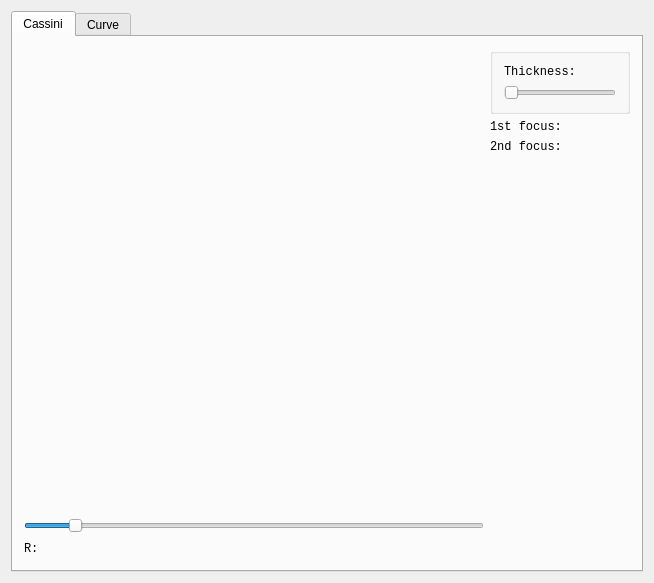
<?xml version="1.0" encoding="UTF-8"?>
<ui version="4.0">
 <class>MainWindow</class>
 <widget class="QMainWindow" name="MainWindow">
  <property name="geometry">
   <rect>
    <x>0</x>
    <y>0</y>
    <width>654</width>
    <height>583</height>
   </rect>
  </property>
  <property name="windowTitle">
   <string>FIT0201CHERESHNEV_Plotter</string>
  </property>
  <widget class="QWidget" name="centralWidget">
   <layout class="QGridLayout" name="gridLayout">
    <item row="0" column="0">
     <widget class="QTabWidget" name="tabWidget">
      <property name="sizePolicy">
       <sizepolicy hsizetype="Expanding" vsizetype="Expanding">
        <horstretch>0</horstretch>
        <verstretch>0</verstretch>
       </sizepolicy>
      </property>
      <property name="currentIndex">
       <number>0</number>
      </property>
      <widget class="QWidget" name="cassiniTabPage">
       <attribute name="title">
        <string>Cassini</string>
       </attribute>
       <layout class="QGridLayout" name="gridLayout_2">
        <item row="0" column="4">
         <layout class="QHBoxLayout" name="horizontalLayout">
          <item>
           <layout class="QVBoxLayout" name="verticalLayout" stretch="1,0,0">
            <item>
             <widget class="CassiniWidget" name="cassiniWidget" native="true">
              <property name="autoFillBackground">
               <bool>false</bool>
              </property>
              <property name="styleSheet">
               <string notr="true"/>
              </property>
             </widget>
            </item>
            <item>
             <widget class="QSlider" name="horizontalSlider">
              <property name="minimum">
               <number>1</number>
              </property>
              <property name="maximum">
               <number>100000</number>
              </property>
              <property name="value">
               <number>10000</number>
              </property>
              <property name="orientation">
               <enum>Qt::Horizontal</enum>
              </property>
             </widget>
            </item>
            <item>
             <layout class="QHBoxLayout" name="horizontalLayout_7">
              <item>
               <widget class="QLabel" name="label_7">
                <property name="sizePolicy">
                 <sizepolicy hsizetype="Maximum" vsizetype="Preferred">
                  <horstretch>0</horstretch>
                  <verstretch>0</verstretch>
                 </sizepolicy>
                </property>
                <property name="font">
                 <font>
                  <family>Consolas</family>
                  <pointsize>9</pointsize>
                 </font>
                </property>
                <property name="text">
                 <string>R:</string>
                </property>
               </widget>
              </item>
              <item>
               <widget class="QLabel" name="rLabel">
                <property name="sizePolicy">
                 <sizepolicy hsizetype="Maximum" vsizetype="Preferred">
                  <horstretch>0</horstretch>
                  <verstretch>0</verstretch>
                 </sizepolicy>
                </property>
                <property name="minimumSize">
                 <size>
                  <width>50</width>
                  <height>0</height>
                 </size>
                </property>
                <property name="font">
                 <font>
                  <family>Consolas</family>
                  <pointsize>9</pointsize>
                 </font>
                </property>
                <property name="text">
                 <string/>
                </property>
               </widget>
              </item>
              <item>
               <spacer name="horizontalSpacer">
                <property name="orientation">
                 <enum>Qt::Horizontal</enum>
                </property>
                <property name="sizeHint" stdset="0">
                 <size>
                  <width>40</width>
                  <height>20</height>
                 </size>
                </property>
               </spacer>
              </item>
             </layout>
            </item>
           </layout>
          </item>
         </layout>
        </item>
        <item row="0" column="5">
         <layout class="QVBoxLayout" name="verticalLayout_2">
          <item>
           <widget class="QGroupBox" name="groupBox1">
            <property name="sizePolicy">
             <sizepolicy hsizetype="Minimum" vsizetype="Preferred">
              <horstretch>0</horstretch>
              <verstretch>0</verstretch>
             </sizepolicy>
            </property>
            <property name="minimumSize">
             <size>
              <width>140</width>
              <height>0</height>
             </size>
            </property>
            <property name="title">
             <string/>
            </property>
            <layout class="QVBoxLayout" name="verticalLayout_5">
             <item>
              <layout class="QHBoxLayout" name="horizontalLayout_9">
               <item>
                <widget class="QLabel" name="label_8">
                 <property name="font">
                  <font>
                   <family>Consolas</family>
                   <pointsize>9</pointsize>
                  </font>
                 </property>
                 <property name="text">
                  <string>Thickness:</string>
                 </property>
                </widget>
               </item>
               <item>
                <widget class="QLabel" name="thicknessLabel_2">
                 <property name="sizePolicy">
                  <sizepolicy hsizetype="Minimum" vsizetype="Preferred">
                   <horstretch>0</horstretch>
                   <verstretch>0</verstretch>
                  </sizepolicy>
                 </property>
                 <property name="font">
                  <font>
                   <family>Consolas</family>
                   <pointsize>9</pointsize>
                  </font>
                 </property>
                 <property name="text">
                  <string/>
                 </property>
                </widget>
               </item>
              </layout>
             </item>
             <item>
              <widget class="QSlider" name="horizontalSlider_3">
               <property name="sizePolicy">
                <sizepolicy hsizetype="Minimum" vsizetype="Fixed">
                 <horstretch>0</horstretch>
                 <verstretch>0</verstretch>
                </sizepolicy>
               </property>
               <property name="minimum">
                <number>1</number>
               </property>
               <property name="maximum">
                <number>20</number>
               </property>
               <property name="value">
                <number>1</number>
               </property>
               <property name="orientation">
                <enum>Qt::Horizontal</enum>
               </property>
              </widget>
             </item>
            </layout>
           </widget>
          </item>
          <item>
           <layout class="QHBoxLayout" name="horizontalLayout_5">
            <item>
             <widget class="QLabel" name="label">
              <property name="font">
               <font>
                <family>Consolas</family>
                <pointsize>9</pointsize>
               </font>
              </property>
              <property name="text">
               <string>1st focus:</string>
              </property>
             </widget>
            </item>
            <item>
             <widget class="QLabel" name="focus0Label">
              <property name="sizePolicy">
               <sizepolicy hsizetype="Minimum" vsizetype="Preferred">
                <horstretch>0</horstretch>
                <verstretch>0</verstretch>
               </sizepolicy>
              </property>
              <property name="minimumSize">
               <size>
                <width>50</width>
                <height>0</height>
               </size>
              </property>
              <property name="font">
               <font>
                <family>Consolas</family>
                <pointsize>9</pointsize>
               </font>
              </property>
              <property name="text">
               <string/>
              </property>
             </widget>
            </item>
           </layout>
          </item>
          <item>
           <layout class="QHBoxLayout" name="horizontalLayout_6">
            <item>
             <widget class="QLabel" name="label_3">
              <property name="font">
               <font>
                <family>Consolas</family>
                <pointsize>9</pointsize>
               </font>
              </property>
              <property name="text">
               <string>2nd focus:</string>
              </property>
             </widget>
            </item>
            <item>
             <widget class="QLabel" name="focus1Label">
              <property name="sizePolicy">
               <sizepolicy hsizetype="Minimum" vsizetype="Preferred">
                <horstretch>0</horstretch>
                <verstretch>0</verstretch>
               </sizepolicy>
              </property>
              <property name="minimumSize">
               <size>
                <width>50</width>
                <height>0</height>
               </size>
              </property>
              <property name="font">
               <font>
                <family>Consolas</family>
                <pointsize>9</pointsize>
               </font>
              </property>
              <property name="text">
               <string/>
              </property>
              <property name="textFormat">
               <enum>Qt::AutoText</enum>
              </property>
             </widget>
            </item>
           </layout>
          </item>
          <item>
           <spacer name="verticalSpacer_2">
            <property name="orientation">
             <enum>Qt::Vertical</enum>
            </property>
            <property name="sizeHint" stdset="0">
             <size>
              <width>20</width>
              <height>40</height>
             </size>
            </property>
           </spacer>
          </item>
         </layout>
        </item>
       </layout>
      </widget>
      <widget class="QWidget" name="curveTabPage">
       <attribute name="title">
        <string>Curve</string>
       </attribute>
       <layout class="QHBoxLayout" name="horizontalLayout_2" stretch="1,0">
        <item>
         <widget class="CurveWidget" name="curveWidget" native="true">
          <property name="styleSheet">
           <string notr="true"/>
          </property>
         </widget>
        </item>
        <item>
         <layout class="QVBoxLayout" name="verticalLayout_3">
          <property name="spacing">
           <number>10</number>
          </property>
          <item>
           <widget class="QGroupBox" name="groupBox">
            <property name="sizePolicy">
             <sizepolicy hsizetype="Minimum" vsizetype="Preferred">
              <horstretch>0</horstretch>
              <verstretch>0</verstretch>
             </sizepolicy>
            </property>
            <property name="minimumSize">
             <size>
              <width>140</width>
              <height>0</height>
             </size>
            </property>
            <property name="title">
             <string/>
            </property>
            <layout class="QVBoxLayout" name="verticalLayout_4">
             <item>
              <layout class="QHBoxLayout" name="horizontalLayout_3">
               <item>
                <widget class="QLabel" name="label_2">
                 <property name="font">
                  <font>
                   <family>Consolas</family>
                   <pointsize>9</pointsize>
                  </font>
                 </property>
                 <property name="text">
                  <string>Thickness:</string>
                 </property>
                </widget>
               </item>
               <item>
                <widget class="QLabel" name="thicknessLabel">
                 <property name="sizePolicy">
                  <sizepolicy hsizetype="Minimum" vsizetype="Preferred">
                   <horstretch>0</horstretch>
                   <verstretch>0</verstretch>
                  </sizepolicy>
                 </property>
                 <property name="font">
                  <font>
                   <family>Consolas</family>
                   <pointsize>9</pointsize>
                  </font>
                 </property>
                 <property name="text">
                  <string/>
                 </property>
                </widget>
               </item>
              </layout>
             </item>
             <item>
              <widget class="QSlider" name="horizontalSlider_2">
               <property name="sizePolicy">
                <sizepolicy hsizetype="Minimum" vsizetype="Fixed">
                 <horstretch>0</horstretch>
                 <verstretch>0</verstretch>
                </sizepolicy>
               </property>
               <property name="minimum">
                <number>1</number>
               </property>
               <property name="maximum">
                <number>20</number>
               </property>
               <property name="value">
                <number>1</number>
               </property>
               <property name="orientation">
                <enum>Qt::Horizontal</enum>
               </property>
              </widget>
             </item>
            </layout>
           </widget>
          </item>
          <item>
           <widget class="QCheckBox" name="antiAliasingCheckBox">
            <property name="sizePolicy">
             <sizepolicy hsizetype="Maximum" vsizetype="Fixed">
              <horstretch>0</horstretch>
              <verstretch>0</verstretch>
             </sizepolicy>
            </property>
            <property name="font">
             <font>
              <family>Consolas</family>
              <pointsize>9</pointsize>
             </font>
            </property>
            <property name="text">
             <string>Anti-aliasing</string>
            </property>
            <property name="checked">
             <bool>false</bool>
            </property>
           </widget>
          </item>
          <item>
           <layout class="QHBoxLayout" name="horizontalLayout_4">
            <item>
             <widget class="QLabel" name="label_4">
              <property name="font">
               <font>
                <family>Consolas</family>
                <pointsize>9</pointsize>
               </font>
              </property>
              <property name="text">
               <string>Unit length:</string>
              </property>
             </widget>
            </item>
            <item>
             <widget class="QLabel" name="unitLengthLabel">
              <property name="font">
               <font>
                <family>Consolas</family>
                <pointsize>9</pointsize>
               </font>
              </property>
              <property name="text">
               <string/>
              </property>
              <property name="alignment">
               <set>Qt::AlignRight|Qt::AlignTrailing|Qt::AlignVCenter</set>
              </property>
             </widget>
            </item>
           </layout>
          </item>
          <item>
           <layout class="QHBoxLayout" name="horizontalLayout_8">
            <item>
             <widget class="QLabel" name="label_6">
              <property name="sizePolicy">
               <sizepolicy hsizetype="Maximum" vsizetype="Preferred">
                <horstretch>0</horstretch>
                <verstretch>0</verstretch>
               </sizepolicy>
              </property>
              <property name="font">
               <font>
                <family>Consolas</family>
                <pointsize>9</pointsize>
               </font>
              </property>
              <property name="text">
               <string>Scale:</string>
              </property>
             </widget>
            </item>
            <item>
             <widget class="QLabel" name="label_5">
              <property name="font">
               <font>
                <family>Consolas</family>
                <pointsize>9</pointsize>
               </font>
              </property>
              <property name="text">
               <string>1 :</string>
              </property>
              <property name="alignment">
               <set>Qt::AlignRight|Qt::AlignTrailing|Qt::AlignVCenter</set>
              </property>
             </widget>
            </item>
           </layout>
          </item>
          <item>
           <widget class="QPushButton" name="pushButton_2">
            <property name="font">
             <font>
              <family>Consolas</family>
              <pointsize>9</pointsize>
             </font>
            </property>
            <property name="text">
             <string>Reset scale</string>
            </property>
           </widget>
          </item>
          <item>
           <spacer name="verticalSpacer">
            <property name="orientation">
             <enum>Qt::Vertical</enum>
            </property>
            <property name="sizeHint" stdset="0">
             <size>
              <width>20</width>
              <height>40</height>
             </size>
            </property>
           </spacer>
          </item>
         </layout>
        </item>
       </layout>
      </widget>
     </widget>
    </item>
   </layout>
  </widget>
  <widget class="QMenuBar" name="menuBar">
   <property name="geometry">
    <rect>
     <x>0</x>
     <y>0</y>
     <width>654</width>
     <height>21</height>
    </rect>
   </property>
  </widget>
 </widget>
 <layoutdefault spacing="6" margin="11"/>
 <customwidgets>
  <customwidget>
   <class>CassiniWidget</class>
   <extends>QWidget</extends>
   <header>cassiniwidget.h</header>
   <container>1</container>
   <slots>
    <signal>focus1Changed(QString)</signal>
    <signal>focus0Changed(QString)</signal>
    <signal>RChanged(QString)</signal>
    <signal>thicknessChanged(QString)</signal>
    <slot>updateR(int)</slot>
    <slot>updateThickness(int)</slot>
   </slots>
  </customwidget>
  <customwidget>
   <class>CurveWidget</class>
   <extends>QWidget</extends>
   <header>curvewidget.h</header>
   <container>1</container>
   <slots>
    <signal>unitLengthChanged(QString)</signal>
    <signal>thicknessChanged(QString)</signal>
    <signal>scaleChanged(QString)</signal>
    <slot>updateAntiAliasing(bool)</slot>
    <slot>updateThickness(int)</slot>
    <slot>resetScale()</slot>
   </slots>
  </customwidget>
 </customwidgets>
 <resources/>
 <connections>
  <connection>
   <sender>curveWidget</sender>
   <signal>unitLengthChanged(QString)</signal>
   <receiver>unitLengthLabel</receiver>
   <slot>setText(QString)</slot>
   <hints>
    <hint type="sourcelabel">
     <x>482</x>
     <y>184</y>
    </hint>
    <hint type="destinationlabel">
     <x>604</x>
     <y>170</y>
    </hint>
   </hints>
  </connection>
  <connection>
   <sender>antiAliasingCheckBox</sender>
   <signal>clicked(bool)</signal>
   <receiver>curveWidget</receiver>
   <slot>updateAntiAliasing(bool)</slot>
   <hints>
    <hint type="sourcelabel">
     <x>593</x>
     <y>137</y>
    </hint>
    <hint type="destinationlabel">
     <x>451</x>
     <y>131</y>
    </hint>
   </hints>
  </connection>
  <connection>
   <sender>horizontalSlider_2</sender>
   <signal>valueChanged(int)</signal>
   <receiver>curveWidget</receiver>
   <slot>updateThickness(int)</slot>
   <hints>
    <hint type="sourcelabel">
     <x>609</x>
     <y>101</y>
    </hint>
    <hint type="destinationlabel">
     <x>414</x>
     <y>100</y>
    </hint>
   </hints>
  </connection>
  <connection>
   <sender>curveWidget</sender>
   <signal>thicknessChanged(QString)</signal>
   <receiver>thicknessLabel</receiver>
   <slot>setText(QString)</slot>
   <hints>
    <hint type="sourcelabel">
     <x>518</x>
     <y>77</y>
    </hint>
    <hint type="destinationlabel">
     <x>615</x>
     <y>82</y>
    </hint>
   </hints>
  </connection>
  <connection>
   <sender>cassiniWidget</sender>
   <signal>focus0Changed(QString)</signal>
   <receiver>focus0Label</receiver>
   <slot>setText(QString)</slot>
   <hints>
    <hint type="sourcelabel">
     <x>166</x>
     <y>111</y>
    </hint>
    <hint type="destinationlabel">
     <x>604</x>
     <y>74</y>
    </hint>
   </hints>
  </connection>
  <connection>
   <sender>cassiniWidget</sender>
   <signal>focus1Changed(QString)</signal>
   <receiver>focus1Label</receiver>
   <slot>setText(QString)</slot>
   <hints>
    <hint type="sourcelabel">
     <x>411</x>
     <y>139</y>
    </hint>
    <hint type="destinationlabel">
     <x>610</x>
     <y>93</y>
    </hint>
   </hints>
  </connection>
  <connection>
   <sender>cassiniWidget</sender>
   <signal>RChanged(QString)</signal>
   <receiver>rLabel</receiver>
   <slot>setText(QString)</slot>
   <hints>
    <hint type="sourcelabel">
     <x>424</x>
     <y>175</y>
    </hint>
    <hint type="destinationlabel">
     <x>62</x>
     <y>546</y>
    </hint>
   </hints>
  </connection>
  <connection>
   <sender>horizontalSlider</sender>
   <signal>valueChanged(int)</signal>
   <receiver>cassiniWidget</receiver>
   <slot>updateR(int)</slot>
   <hints>
    <hint type="sourcelabel">
     <x>135</x>
     <y>527</y>
    </hint>
    <hint type="destinationlabel">
     <x>137</x>
     <y>237</y>
    </hint>
   </hints>
  </connection>
  <connection>
   <sender>pushButton_2</sender>
   <signal>clicked()</signal>
   <receiver>curveWidget</receiver>
   <slot>resetScale()</slot>
   <hints>
    <hint type="sourcelabel">
     <x>540</x>
     <y>215</y>
    </hint>
    <hint type="destinationlabel">
     <x>381</x>
     <y>308</y>
    </hint>
   </hints>
  </connection>
  <connection>
   <sender>curveWidget</sender>
   <signal>scaleChanged(QString)</signal>
   <receiver>label_5</receiver>
   <slot>setText(QString)</slot>
   <hints>
    <hint type="sourcelabel">
     <x>202</x>
     <y>124</y>
    </hint>
    <hint type="destinationlabel">
     <x>618</x>
     <y>189</y>
    </hint>
   </hints>
  </connection>
  <connection>
   <sender>cassiniWidget</sender>
   <signal>thicknessChanged(QString)</signal>
   <receiver>thicknessLabel_2</receiver>
   <slot>setText(QString)</slot>
   <hints>
    <hint type="sourcelabel">
     <x>245</x>
     <y>193</y>
    </hint>
    <hint type="destinationlabel">
     <x>615</x>
     <y>121</y>
    </hint>
   </hints>
  </connection>
  <connection>
   <sender>horizontalSlider_3</sender>
   <signal>valueChanged(int)</signal>
   <receiver>cassiniWidget</receiver>
   <slot>updateThickness(int)</slot>
   <hints>
    <hint type="sourcelabel">
     <x>574</x>
     <y>145</y>
    </hint>
    <hint type="destinationlabel">
     <x>369</x>
     <y>316</y>
    </hint>
   </hints>
  </connection>
 </connections>
</ui>
